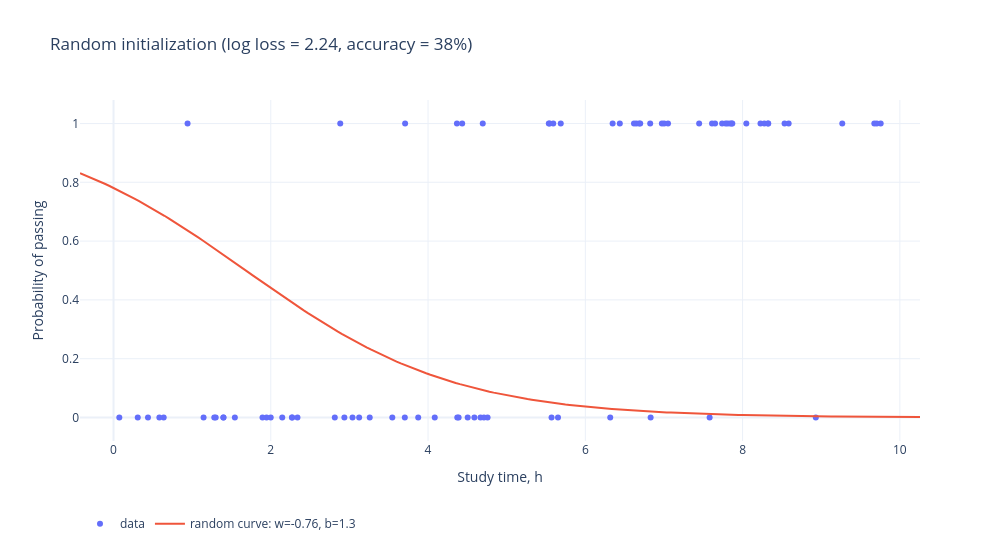

Notebook cell for this chart:
### Markdown cell above
## Random initialization

### Code cell
X = df["hours"].to_numpy()
Y = df["passed"].to_numpy()

mx, sx = X.mean(), X.std()
Xn = (X - mx) / sx


def sigmoid(z):
    return 1 / (1 + np.exp(-z))


def to_original(w_n, b_n):
    w = w_n / sx
    return w, b_n - w * mx


def metrics(w, b):
    p = np.clip(sigmoid(w * X + b), 1e-12, 1 - 1e-12)
    loss = -np.mean(Y * np.log(p) + (1 - Y) * np.log(1 - p))
    acc = np.mean((p >= 0.5) == (Y == 1))
    return loss, acc


init_rng = np.random.default_rng(3)
w_n0, b_n0 = init_rng.normal(0, 1, 2)
w_n0 = -abs(w_n0)
w0, b0 = to_original(w_n0, b_n0)
loss0, acc0 = metrics(w0, b0)

plot_init(X, Y, w0, b0, loss0, acc0).show()

### Figure 1 — Plotly figure (JSON) as saved in the notebook; plotly's stock layout.template omitted (floating-point values rounded to 4 significant figures; data arrays with more than 128 entries replaced by an {"elided": "..."} marker saying what was removed)
{"data": [{"mode": "markers", "name": "data", "type": "scatter", "x": [7.74, 4.389, 8.586, 6.974, 0.9418, 9.756, 7.611, 7.861, 1.281, 4.504, 3.708, 9.268, 6.439, 8.228, 4.434, 2.272, 5.546, 0.6382, 8.276, 6.317, 7.581, 3.545, 9.707, 8.931, 7.784, 1.946, 4.667, 0.438, 1.543, 6.83, 7.448, 9.675, 3.258, 3.705, 4.696, 1.895, 1.299, 4.757, 2.269, 6.698, 4.372, 8.327, 7.003, 3.124, 8.323, 8.048, 3.875, 2.883, 6.825, 1.398, 1.999, 0.07362, 7.869, 6.649, 7.052, 7.807, 4.589, 5.687, 1.398, 1.145, 6.684, 4.711, 5.652, 7.65, 6.347, 5.536, 5.592, 3.04, 0.3082, 4.367, 2.146, 4.085, 8.534, 2.339, 0.583, 2.814, 2.936, 6.619, 5.57, 7.839], "y": [1.0, 0.0, 1.0, 1.0, 1.0, 1.0, 1.0, 1.0, 0.0, 0.0, 1.0, 1.0, 1.0, 1.0, 1.0, 0.0, 1.0, 0.0, 1.0, 0.0, 0.0, 0.0, 1.0, 0.0, 1.0, 0.0, 0.0, 0.0, 0.0, 0.0, 1.0, 1.0, 0.0, 0.0, 1.0, 0.0, 0.0, 0.0, 0.0, 1.0, 0.0, 1.0, 1.0, 0.0, 1.0, 1.0, 0.0, 1.0, 1.0, 0.0, 0.0, 0.0, 1.0, 1.0, 1.0, 1.0, 0.0, 1.0, 0.0, 0.0, 1.0, 0.0, 0.0, 1.0, 1.0, 1.0, 1.0, 0.0, 0.0, 1.0, 0.0, 0.0, 1.0, 0.0, 0.0, 0.0, 0.0, 1.0, 0.0, 1.0]}, {"mode": "lines", "name": "random curve: w=-0.76, b=1.3", "type": "scatter", "x": {"elided": "200 float values"}, "y": {"elided": "200 float values"}}], "layout": {"height": 550, "legend": {"orientation": "h", "y": -0.2}, "title": {"text": "Random initialization (log loss = 2.24, accuracy = 38%)"}, "width": 1000, "xaxis": {"range": [-0.4264, 10.26], "title": {"text": "Study time, h"}}, "yaxis": {"range": [-0.08, 1.08], "title": {"text": "Probability of passing"}}}}
